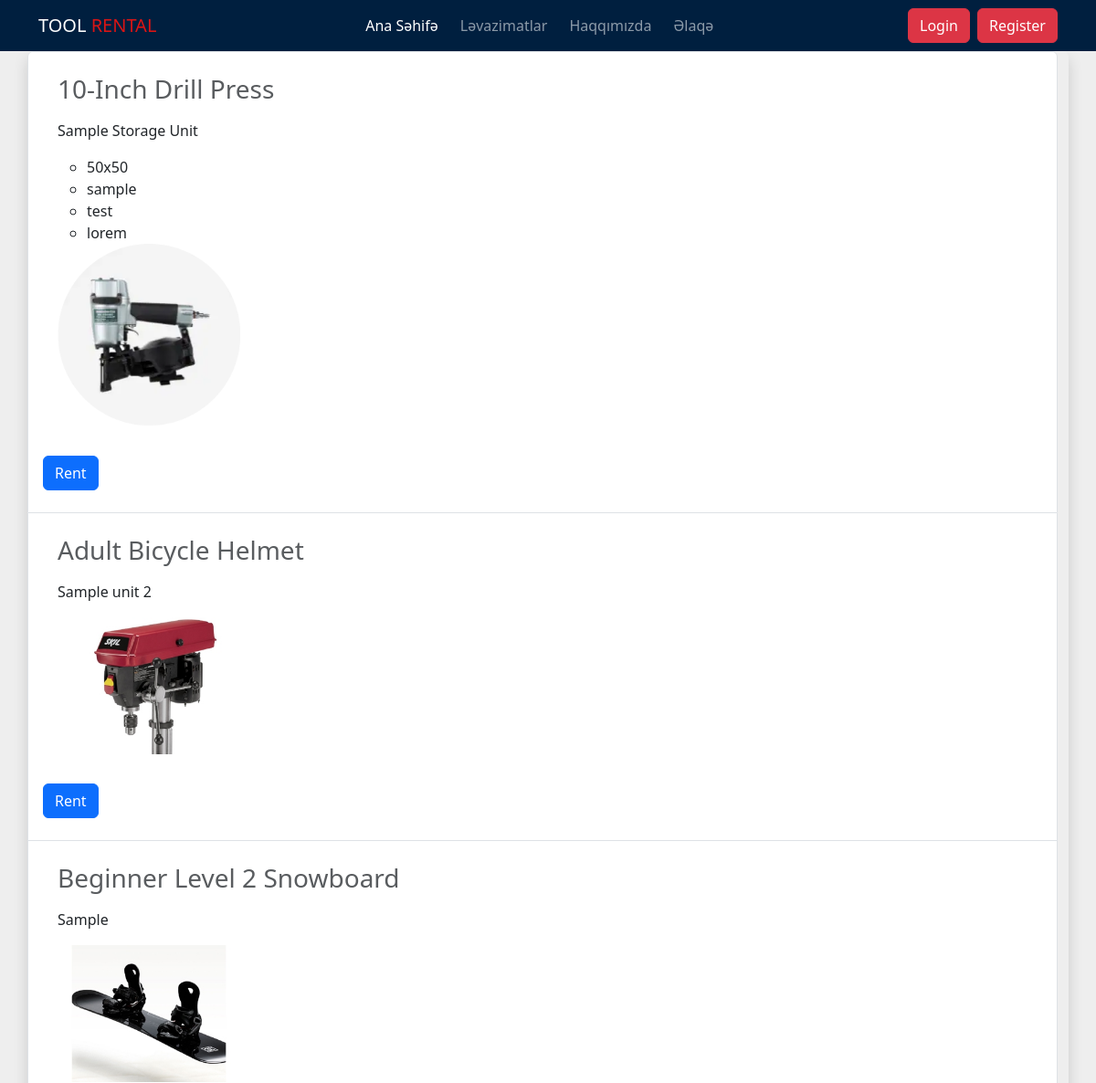
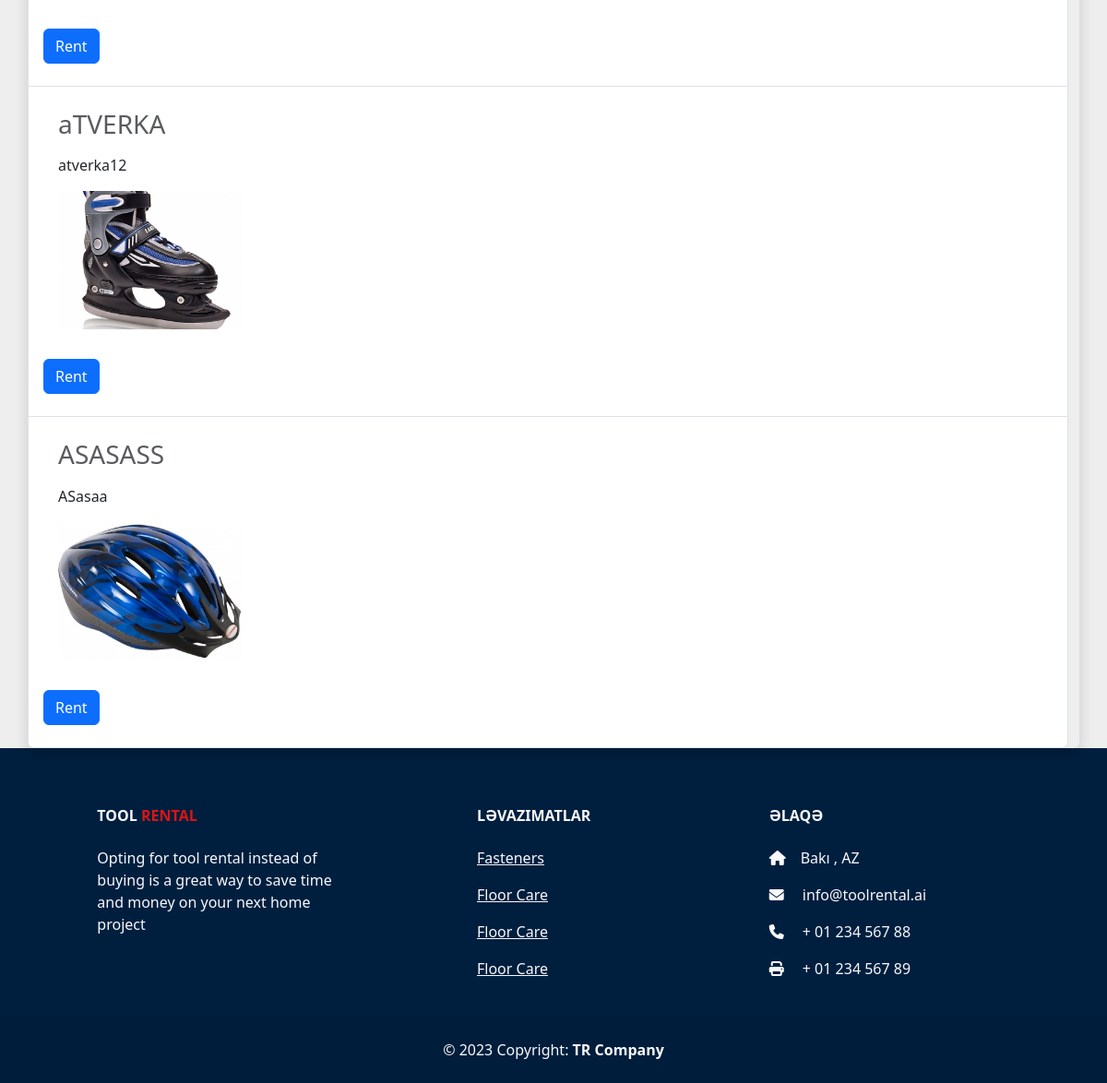
The page /user/tools.php on the database its author committed (2 pictures, top to bottom).
### tables this page shows
CREATE TABLE `unit_list` (
  `id` int(30) NOT NULL,
  `unit_number` varchar(250) NOT NULL,
  `description` text NOT NULL,
  `status` tinyint(1) NOT NULL DEFAULT 0 COMMENT '0 = Available, 1 = Unavailable, 3 = Under Maintenance',
  `image` varchar(200) NOT NULL,
  `date_created` datetime NOT NULL DEFAULT current_timestamp()
);

### user/tools.php (the view, shortened to what this page needs)
<?php require_once('../config.php'); ?>
<?php require "../includes/header.php"; ?>
<?php
$qry = $conn->query("SELECT * FROM `unit_list`");
?>
<section>
    <div class="row">
        <ul style="list-style:  none;" class="list-group shadow">
            <?php while ($row = $qry->fetch_assoc()) : ?>
                <li style="list-style: none;" class="list-group-item">
                    <div class="media align-items-lg-center flex-column flex-lg-row p-3">
                        <div class="media-body order-2 order-lg-1">
                            <h3 class="font-italic text-muted mb-3"><?php echo $row['unit_number'] ?></h3>
                        </div>
                        <div class="description">
                            <?php echo html_entity_decode($row['description']) ?>
                        </div>
                        <img src="<?php echo base_url . $row['image'] ?>" alt="Generic placeholder image" width="200" />
                    </div>
                    <form action="rent.php" method="POST">
                        <button class='btn btn-primary my-3' role='submit'>Rent</button>
                    </form>
                </li>
            <?php endwhile; ?>
        </ul>
    </div>
    </div>
<?php require "../includes/footer.php"; ?>

### includes/header.php (shortened to what this page needs)
<!doctype html>
<html lang="en">
<head>
    <link rel="stylesheet" href="https://cdnjs.cloudflare.com/ajax/libs/font-awesome/6.4.0/css/all.min.css" />
    <link href="https://cdn.jsdelivr.net/npm/bootstrap@5.3.0-alpha3/dist/css/bootstrap.min.css" rel="stylesheet">
    <link rel="stylesheet" href="<?php echo base_url; ?>/css/style.css">
</head>
<body>
    <header>
        <nav class="navbar navbar-expand-lg bg-navy navbar-dark">
            <div class="container">
                <a class="navbar-brand" href="#">
                    TOOL <span class="logo-1">RENTAL</span>
                </a>
                <div class="collapse navbar-collapse" id="navbarSupportedContent">
                    <ul class="navbar-nav mx-auto gap-2">
                        <li class="nav-item">
                            <a class="nav-link active" aria-current="page" href="<?php echo base_url ?>">Ana Səhifə</a>
                        </li>
                        <li class="nav-item">
                            <a class="nav-link" href="<?php echo base_url ?>user/tools.php">Ləvazimatlar</a>
                        </li>
                        <li class="nav-item">
                            <a class="nav-link" href="#">Haqqımızda</a>
                        </li>
                        <li class="nav-item">
                            <a class="nav-link" href="#">Əlaqə</a>
                        </li>
                    </ul>
                    <?php if (!isset($_SESSION['userdata']['id'])) : ?>
                        <form class="d-flex gap-2" role="search">
                            <a href="<?php echo base_url ?>user/login.php" class="btn btn-danger">Login</a>
                            <a href="<?php echo base_url ?>user/register.php" class="btn btn-danger">Register</a>
                        </form>
                    <?php endif; ?>
                </div>
            </div>
        </nav>
    </header>
    <div class="container">

### includes/footer.php (shortened to what this page needs)
<footer class="text-center text-lg-start bg-navy text-light">
  <section class="pt-3">
    <div class="container text-center text-md-start mt-5">
      <div class="row mt-3">
        <div class="col-md-3 col-lg-4 col-xl-3 mx-auto mb-4">
          <h6 class="text-uppercase fw-bold mb-4">
            TOOL <span class="logo-1">RENTAL</span>
          </h6>
          <p>
          Opting for tool rental instead of buying is a great way to save time and money on your next home project
          </p>
        </div>
        <div class="col-md-2 col-lg-2 col-xl-2 mx-auto mb-4">
          <h6 class="text-uppercase fw-bold mb-4">
            Ləvazimatlar
          </h6>
          <p>
            <a href="#!" class="text-reset">Fasteners</a>
          </p>
          <p>
            <a href="#!" class="text-reset">Floor Care</a>
          </p>
          <p>
            <a href="#!" class="text-reset">Floor Care</a>
          </p>
          <p>
            <a href="#!" class="text-reset">Floor Care</a>
          </p>
        </div>
        <div class="col-md-4 col-lg-3 col-xl-3 mx-auto mb-md-0 mb-4">
          <h6 class="text-uppercase fw-bold mb-4">Əlaqə</h6>
          <p><i class="fas fa-home me-3"></i>Bakı , AZ</p>
          <p>
            <i class="fas fa-envelope me-3"></i>
            info@toolrental.ai
          </p>
          <p><i class="fas fa-phone me-3"></i> + 01 234 567 88</p>
          <p><i class="fas fa-print me-3"></i> + 01 234 567 89</p>
        </div>
      </div>
    </div>
  </section>
  <div class="text-center p-4" style="background-color: rgba(0, 0, 0, 0.05);">
    © 2023 Copyright:
    <a style="text-decoration: none;" class="text-reset  text-none fw-bold" href="https://mdbootstrap.com/">TR Company</a>
  </div>
</footer>
</body>
</html>

### css/style.css (style rules this page uses)
.bg-navy { background-color: #001f3f; }
.logo-1 { color: #da1515; }
body { background: #eee; }

### rows shown on the page
unit_list: unit_number "10-Inch Drill Press", description "Sample Storage Unit 50x50 sample test lorem", image (picture)
unit_list: unit_number "Adult Bicycle Helmet", description "Sample unit 2", image (picture)
unit_list: unit_number "Beginner Level 2 Snowboard", description "Sample", image (picture)
unit_list: unit_number "aTVERKA", description "atverka12", image (picture)
unit_list: unit_number "ASASASS", description "ASasaa", image (picture)
